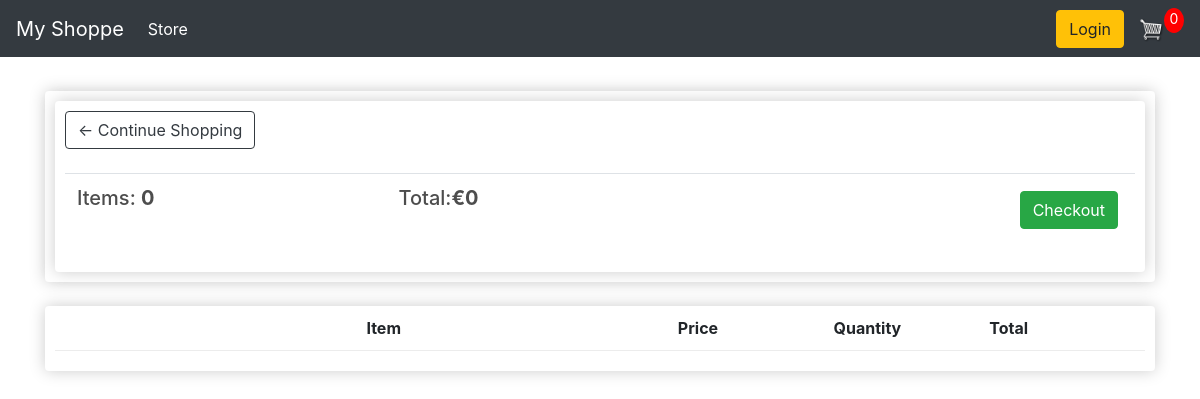
The page /cart/ (signed in) on the database as committed earlier.
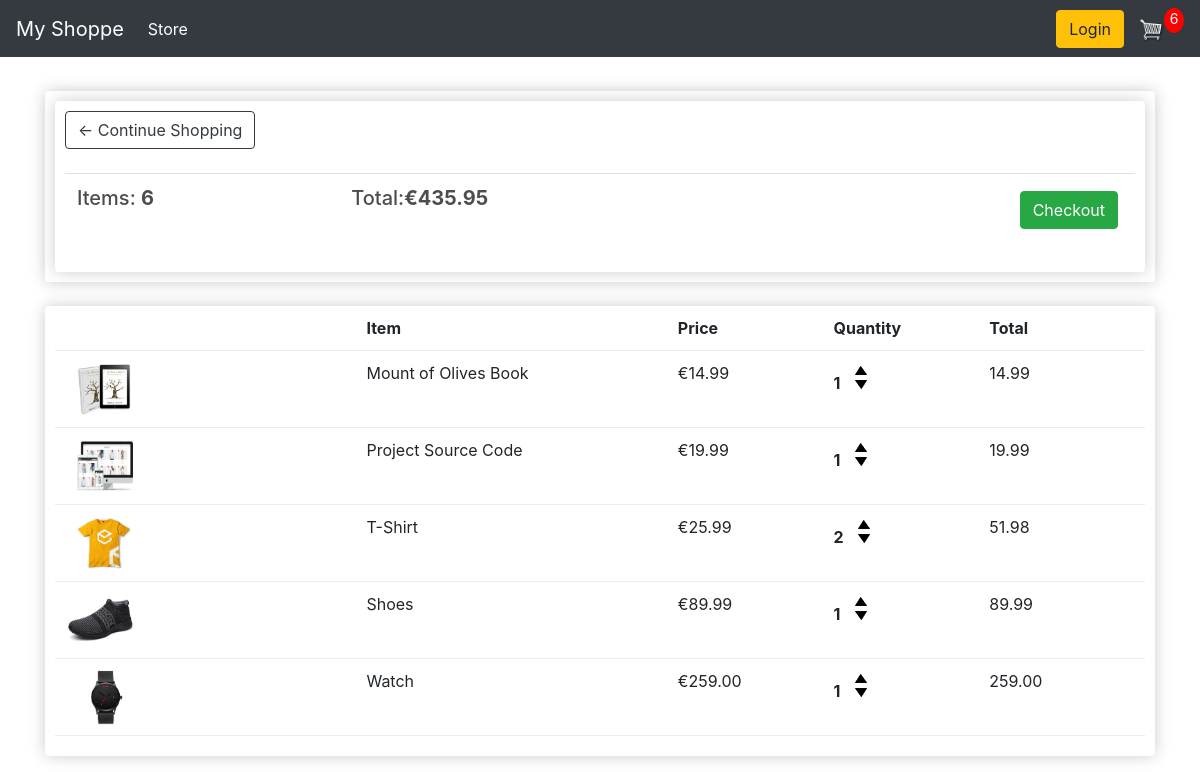
The same page on the database as committed later.
### store/models.py (models this page shows, shortened)
class Order(models.Model):
    customer = models.ForeignKey(Customer, on_delete=models.SET_NULL, blank=True, null=True)
    date_ordered = models.DateTimeField(auto_now_add=True)
    complete = models.BooleanField(default=False, null=True, blank=True)
    transaction_id = models.CharField(max_length=200, null=True)
    @property
    def get_cart_total(self):
        orderitems = self.orderitem_set.all()
        total = sum([item.get_total for item in orderitems])
        return total
    @property
    def get_cart_items(self):
        orderitems = self.orderitem_set.all()
        total = sum([item.quantity for item in orderitems])
        return total

class OrderItem(models.Model):
    product = models.ForeignKey(Product, on_delete=models.SET_NULL, blank=True, null=True)
    order = models.ForeignKey(Order, on_delete=models.SET_NULL, blank=True, null=True)
    quantity = models.IntegerField(default=0, null=True, blank=True)
    date_added = models.DateTimeField(auto_now_add=True)
    @property
    def get_total(self):
        total = self.product.price * self.quantity
        return total

class Product(models.Model):
    name = models.CharField(max_length=200, null=True)
    price = models.DecimalField(max_digits=8, decimal_places=2)
    digital = models.BooleanField(default=False, null=True, blank=True)
    image = models.ImageField(null=True, blank=True)
    @property
    def image_url(self):
        try:
            url = self.image.url
        except:
            url = ''
        return url

### store/views.py (the view)
# urls.py: path('cart/', views.cart, name="cart"),
def cart(request):
    data = cart_data(request)
    cart_items = data['cart_items']
    order = data['order']
    items = data['items']
    context = {'items': items, 'order': order, 'cart_items': cart_items}
    return render(request, 'store/cart.html', context)

### store/utils.py (called while the page is built)
def cart_data(request):
    if request.user.is_authenticated:
        customer = request.user.customer
        order, created = Order.objects.get_or_create(customer=customer, complete=False)
        items = order.orderitem_set.all()
        cart_items = order.get_cart_items
    else:
        cookie_data = cookie_cart(request)
        cart_items = cookie_data['cart_items']
        order = cookie_data['order']
        items = cookie_data['items']
    return{'cart_items': cart_items, 'order': order, 'items': items}

### store/templates/store/cart.html
{% extends 'store/main.html' %}
{% load static %}
{% block content %}
    <div class="row">
        <div class="col-lg-12">
            <div class="box-element">
                <div class="box-element">
                    <a  class="btn btn-outline-dark" href="{% url 'store' %}">&#x2190; Continue Shopping</a>
                    <br>
                    <br>
                    <table class="table">
                        <tr>
                            <th><h5>Items: <strong>{{ order.get_cart_items }}</strong></h5></th>
                            <th><h5>Total:<strong>€{{ order.get_cart_total }}</strong></h5></th>
                            <th>
                                <a  style="float:right; margin:5px;" class="btn btn-success" href="{% url 'checkout' %}">Checkout</a>
                            </th>
                        </tr>
                    </table>
                </div>
            </div>
            <br>
            <div class="box-element">
                <div class="cart-row">
                    <div style="flex:2"></div>
                    <div style="flex:2"><strong>Item</strong></div>
                    <div style="flex:1"><strong>Price</strong></div>
                    <div style="flex:1"><strong>Quantity</strong></div>
                    <div style="flex:1"><strong>Total</strong></div>
                </div>
                {% for item in items %}
                <div class="cart-row">
                    <div style="flex:2"><img class="row-image" src="{{ item.product.image_url }}"></div>
                    <div style="flex:2"><p>{{ item.product.name }}</p></div>
                    <div style="flex:1"><p>€{{ item.product.price }}</p></div>
                    <div style="flex:1">
                        <p class="quantity">{{ item.quantity }}</p>
                        <div class="quantity">
                            <img data-product={{ item.product.id }} data-action="add" class="chg-quantity update-cart" src="{% static  'images/arrow-up.png' %}">
                            <img data-product={{ item.product.id }} data-action="remove" class="chg-quantity update-cart" src="{% static  'images/arrow-down.png' %}">
                        </div>
                    </div>
                    <div style="flex:1"><p>{{ item.get_total }}</p></div>
                </div>
                {% endfor %}
            </div>
        </div>
    </div>
{% endblock content %}

### store/templates/store/main.html (shortened to what this page needs)
<!DOCTYPE html>
{% load static %}
<html lang="en">
<head>
    <link rel="stylesheet" type="text/css" href="{% static 'css/main.css' %}">
    <link rel="stylesheet" href="https://stackpath.bootstrapcdn.com/bootstrap/4.5.0/css/bootstrap.min.css">
</head>
<body>
<nav class="navbar navbar-expand-lg navbar-dark bg-dark">
  <a class="navbar-brand" href="{% url 'store' %}">My Shoppe</a>
  <div class="collapse navbar-collapse" id="navbarSupportedContent">
    <ul class="navbar-nav mr-auto">
      <li class="nav-item active">
        <a class="nav-link" href="{% url 'store' %}">Store <span class="sr-only">(current)</span></a>
      </li>
    </ul>
    <div class="form-inline my-2 my-lg-0">
        <a href="#"class="btn btn-warning">Login</a>
        <a href="{% url 'cart' %}"><img  id="cart-icon" src="{% static 'images/6+cart.png' %}"></a>
        <p id="cart-total">{{ cart_items }}</p>
    </div>
  </div>
</nav>
    <div class="container">
        <br>
        {% block content %}
        {% endblock content %}
    </div>
</body>
</html>

### static/css/main.css (style rules this page uses)
body { background-color: hsl(0, 0%, 98%); }
h1,h2,h3,h4,h5,h6 { color:hsl(0, 0%, 30%); }
.box-element { box-shadow:hsl(0, 0%, 80%) 0 0 16px; background-color: #fff; border-radius: 4px; padding: 10px; }
.bg-dark { background-color: #4f868c; }
#cart-icon { width:25px; display: inline-block; margin-left: 15px; }
#cart-total { display: block; text-align: center; color:#fff; background-color: red; width: 20px; height: 25px; border-radius: 50%; font-size: 14px; }
.col-lg-4, .col-lg-6, .col-lg-8, .col-lg-12 { margin-top: 10px; }
.btn { border-radius: 0; }
.row-image { width: 100px; }
.cart-row { display: flex; padding-bottom: 10px; margin-bottom: 10px; border-bottom: 1px solid #ececec; }
.quantity { display: inline-block; font-weight: 700; padding-right:10px; }
.chg-quantity { width: 12px; cursor: pointer; display: block; margin-top: 5px; transition:.1s; }

Rows that differ between the two databases and show on the page:
computed for Order: get_cart_items "0" → "6"; get_cart_total "0" → "435.95"
added OrderItem: product.image_url (picture), product.name "Mount of Olives Book", product.price "14.99", quantity "1", get_total "14.99"
added OrderItem: product.image_url (picture), product.name "Project Source Code", product.price "19.99", quantity "1", get_total "19.99"
added OrderItem: product.image_url (picture), product.name "T-Shirt", product.price "25.99", quantity "2", get_total "51.98"
added OrderItem: product.image_url (picture), product.name "Shoes", product.price "89.99", quantity "1", get_total "89.99"
added OrderItem: product.image_url (picture), product.name "Watch", product.price "259.00", quantity "1", get_total "259.00"
Other text that changed with them:
{{ cart_items }}: "0" → "6"
